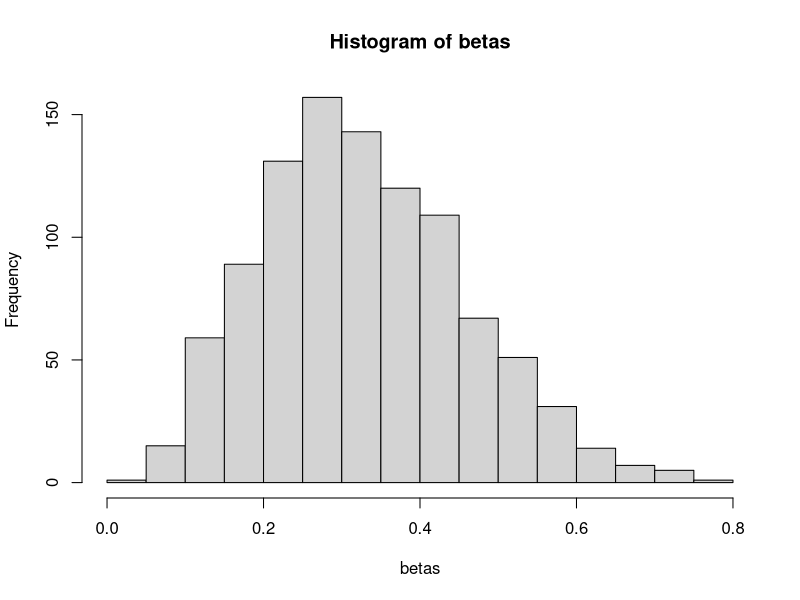

This figure's R source: (Note: a time limit stopped this script after it produced the figure.)
# Sheridan Grant
# STAT 302 SPR2020
# 4/6/2020
# Lecture 3: functions, control flow, loops


# Data types cont'd
is.numeric(8)
is.numeric(7/4)
is.numeric(c(1,2,2.4))
is.character(1)
is.character('a')
is.character('sheridan')
is.logical(TRUE)
is.logical(1)
is.vector(c(1,2,3))
is.vector(1)

## logicals as numerics
TRUE + 2
FALSE - 1
betas <- rbeta(1000, 4, 8)
hist(betas)
betas > 0.5
sum(betas > 0.5)
mean(betas > 0.5)


# Functions
f <- function(x, y) {
  s <- x + y
  return(s)
}

fSmart <- function(x, y) {
  return(x + y)
}

# centerRange: compute a 100alpha% central interval from a vector
centerRange <- function(vec, alpha = 0.95) {
  sVec <- sort(vec)
  n <- length(vec)
  bottomIndex <- round((1-alpha)/2*100)
  topIndex <- round((alpha+(1-alpha)/2)*100)
  return(c(sVec[bottomIndex], sVec[topIndex]))
}


# Control flow

# indicator: returns 1 if x in ran, 0 otherwise
indicator <- function(x, ran) {
  if (length(ran) != 2) {
    print('ran must be length 2')
    return(NA)
  }
  if (ran[1] >= ran[2]) {
    print('first element of ran must be less than second element')
    return(NA)
  }
  if (x >= ran[1] & x <= ran[2]) {
    return(1)
  } else {
    return(0)
  }
}


# Loops

mySum <- function(vec) {
  runningSum <- 0
  for (i in 1:length(vec)) {
    runningSum <- runningSum + vec[i]
  }
  return(runningSum)
}
## End lecture 4/6






isUniqueWhile <- function(x, vec) {
  i <- 1
  flag <- TRUE
  while(flag & i <= length(vec)) {
    if (x == vec[i]) {
      flag <- FALSE
    }
    i <- i + 1
  }
  return(flag)
}

isUniqueForDumb <- function(x, vec) {
  flag <- TRUE
  for (i in 1:length(vec)) {
    if (x == vec[i]) {
      flag <- FALSE
    }
  }
  return(flag)
}

isUniqueForSmart <- function(x, vec) {
  for (i in 1:length(vec)) {
    if (x == vec[i]) {
      return(FALSE)
    }
  }
  return(TRUE)
}

vec <- 1:(5*10^8)
isUniqueWhile(10^7, vec)
isUniqueForDumb(10^7, vec)
isUniqueForSmart(10^7, vec)

# Printing
